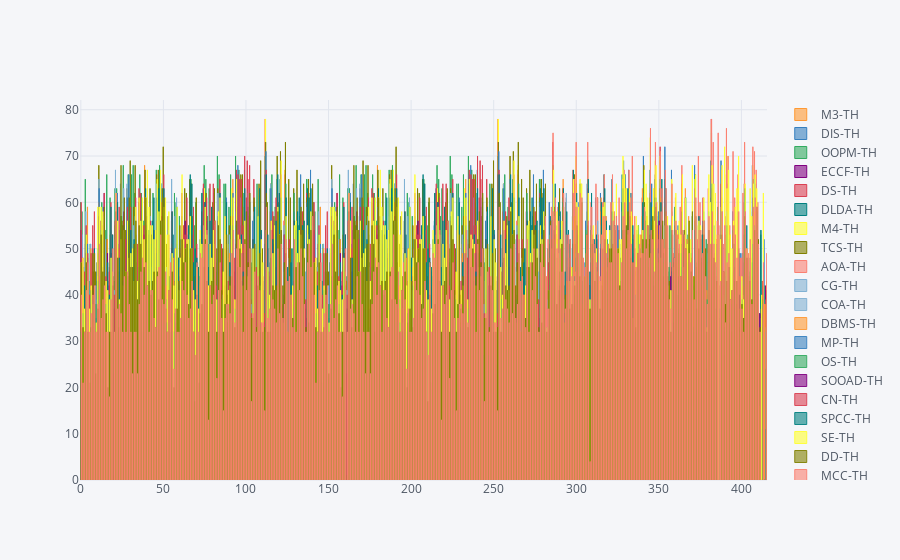

Source (notebook cell):
### Code cell
df_th_all.iplot(kind='bar')

### Figure 1 — Plotly figure (JSON) as saved in the notebook; plotly's stock layout.template omitted (floating-point values rounded to 4 significant figures; data arrays with more than 128 entries replaced by an {"elided": "..."} marker saying what was removed)
{"data": [{"marker": {"color": "rgba(255, 153, 51, 0.6)", "line": {"color": "rgba(255, 153, 51, 1.0)", "width": 1}}, "name": "M3-TH", "orientation": "v", "text": "", "type": "bar", "x": {"elided": "416 int values"}, "y": {"elided": "416 int values"}}, {"marker": {"color": "rgba(55, 128, 191, 0.6)", "line": {"color": "rgba(55, 128, 191, 1.0)", "width": 1}}, "name": "DIS-TH", "orientation": "v", "text": "", "type": "bar", "x": {"elided": "416 int values"}, "y": {"elided": "416 int values"}}, {"marker": {"color": "rgba(50, 171, 96, 0.6)", "line": {"color": "rgba(50, 171, 96, 1.0)", "width": 1}}, "name": "OOPM-TH", "orientation": "v", "text": "", "type": "bar", "x": {"elided": "416 int values"}, "y": {"elided": "416 int values"}}, {"marker": {"color": "rgba(128, 0, 128, 0.6)", "line": {"color": "rgba(128, 0, 128, 1.0)", "width": 1}}, "name": "ECCF-TH", "orientation": "v", "text": "", "type": "bar", "x": {"elided": "416 int values"}, "y": {"elided": "416 int values"}}, {"marker": {"color": "rgba(219, 64, 82, 0.6)", "line": {"color": "rgba(219, 64, 82, 1.0)", "width": 1}}, "name": "DS-TH", "orientation": "v", "text": "", "type": "bar", "x": {"elided": "416 int values"}, "y": {"elided": "416 int values"}}, {"marker": {"color": "rgba(0, 128, 128, 0.6)", "line": {"color": "rgba(0, 128, 128, 1.0)", "width": 1}}, "name": "DLDA-TH", "orientation": "v", "text": "", "type": "bar", "x": {"elided": "416 int values"}, "y": {"elided": "416 int values"}}, {"marker": {"color": "rgba(255, 255, 51, 0.6)", "line": {"color": "rgba(255, 255, 51, 1.0)", "width": 1}}, "name": "M4-TH", "orientation": "v", "text": "", "type": "bar", "x": {"elided": "416 int values"}, "y": {"elided": "416 int values"}}, {"marker": {"color": "rgba(128, 128, 0, 0.6)", "line": {"color": "rgba(128, 128, 0, 1.0)", "width": 1}}, "name": "TCS-TH", "orientation": "v", "text": "", "type": "bar", "x": {"elided": "416 int values"}, "y": {"elided": "416 int values"}}, {"marker": {"color": "rgba(251, 128, 114, 0.6)", "line": {"color": "rgba(251, 128, 114, 1.0)", "width": 1}}, "name": "AOA-TH", "orientation": "v", "text": "", "type": "bar", "x": {"elided": "416 int values"}, "y": {"elided": "416 int values"}}, {"marker": {"color": "rgba(128, 177, 211, 0.6)", "line": {"color": "rgba(128, 177, 211, 1.0)", "width": 1}}, "name": "CG-TH", "orientation": "v", "text": "", "type": "bar", "x": {"elided": "416 int values"}, "y": {"elided": "416 int values"}}, {"marker": {"color": "rgba(128, 177, 211, 0.6)", "line": {"color": "rgba(128, 177, 211, 0.8999999999999999)", "width": 1}}, "name": "COA-TH", "orientation": "v", "text": "", "type": "bar", "x": {"elided": "416 int values"}, "y": {"elided": "416 int values"}}, {"marker": {"color": "rgba(255, 153, 51, 0.6)", "line": {"color": "rgba(255, 153, 51, 0.8999999999999999)", "width": 1}}, "name": "DBMS-TH", "orientation": "v", "text": "", "type": "bar", "x": {"elided": "416 int values"}, "y": {"elided": "416 int values"}}, {"marker": {"color": "rgba(55, 128, 191, 0.6)", "line": {"color": "rgba(55, 128, 191, 0.8999999999999999)", "width": 1}}, "name": "MP-TH", "orientation": "v", "text": "", "type": "bar", "x": {"elided": "416 int values"}, "y": {"elided": "416 int values"}}, {"marker": {"color": "rgba(50, 171, 96, 0.6)", "line": {"color": "rgba(50, 171, 96, 0.8999999999999999)", "width": 1}}, "name": "OS-TH", "orientation": "v", "text": "", "type": "bar", "x": {"elided": "416 int values"}, "y": {"elided": "416 int values"}}, {"marker": {"color": "rgba(128, 0, 128, 0.6)", "line": {"color": "rgba(128, 0, 128, 0.8999999999999999)", "width": 1}}, "name": "SOOAD-TH", "orientation": "v", "text": "", "type": "bar", "x": {"elided": "416 int values"}, "y": {"elided": "416 int values"}}, {"marker": {"color": "rgba(219, 64, 82, 0.6)", "line": {"color": "rgba(219, 64, 82, 0.8999999999999999)", "width": 1}}, "name": "CN-TH", "orientation": "v", "text": "", "type": "bar", "x": {"elided": "416 int values"}, "y": {"elided": "416 mixed values"}}, {"marker": {"color": "rgba(0, 128, 128, 0.6)", "line": {"color": "rgba(0, 128, 128, 0.8999999999999999)", "width": 1}}, "name": "SPCC-TH", "orientation": "v", "text": "", "type": "bar", "x": {"elided": "416 int values"}, "y": {"elided": "416 int values"}}, {"marker": {"color": "rgba(255, 255, 51, 0.6)", "line": {"color": "rgba(255, 255, 51, 0.8999999999999999)", "width": 1}}, "name": "SE-TH", "orientation": "v", "text": "", "type": "bar", "x": {"elided": "416 int values"}, "y": {"elided": "416 int values"}}, {"marker": {"color": "rgba(128, 128, 0, 0.6)", "line": {"color": "rgba(128, 128, 0, 0.8999999999999999)", "width": 1}}, "name": "DD-TH", "orientation": "v", "text": "", "type": "bar", "x": {"elided": "416 int values"}, "y": {"elided": "416 int values"}}, {"marker": {"color": "rgba(251, 128, 114, 0.6)", "line": {"color": "rgba(251, 128, 114, 0.8999999999999999)", "width": 1}}, "name": "MCC-TH", "orientation": "v", "text": "", "type": "bar", "x": {"elided": "416 int values"}, "y": {"elided": "416 int values"}}], "layout": {"legend": {"bgcolor": "#F5F6F9", "font": {"color": "#4D5663"}}, "paper_bgcolor": "#F5F6F9", "plot_bgcolor": "#F5F6F9", "titlefont": {"color": "#4D5663"}, "xaxis1": {"gridcolor": "#E1E5ED", "showgrid": true, "tickfont": {"color": "#4D5663"}, "title": "", "titlefont": {"color": "#4D5663"}, "zerolinecolor": "#E1E5ED"}, "yaxis1": {"gridcolor": "#E1E5ED", "showgrid": true, "tickfont": {"color": "#4D5663"}, "title": "", "titlefont": {"color": "#4D5663"}, "zerolinecolor": "#E1E5ED"}}}
